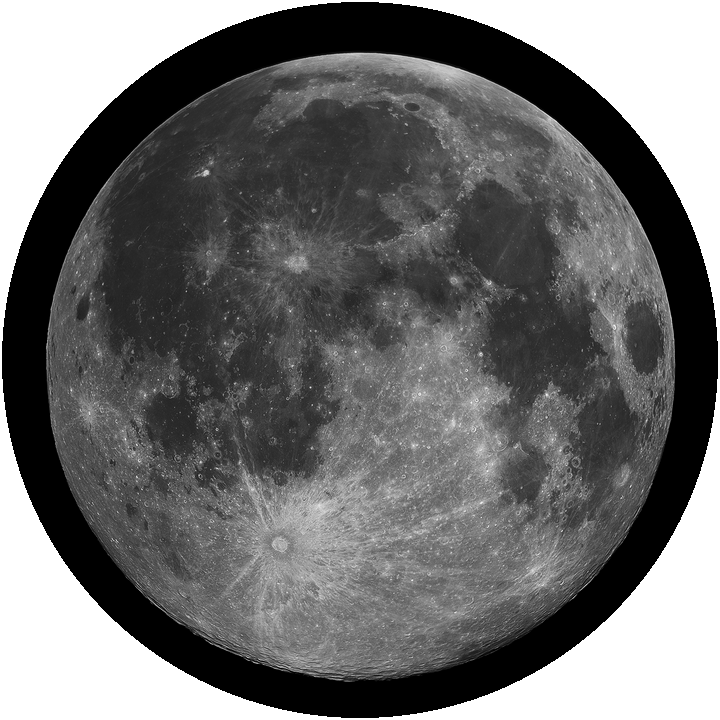
#> input picture .cache/land_ocean_ice_2048.jpg, 720 x 720 px
$ python embed_globe_texture.py --source-url ../p4_sdcard/astrolabe/moon/720/fullmoon.png
#> lines starting #> are read from the running program, lines starting #| are printed output that depends on the picture
#!/usr/bin/env python3
"""Build an embedded RGB565 Earth texture for the Globe face."""

from __future__ import annotations

import argparse
import math
import random
import textwrap
import urllib.request
from pathlib import Path

from PIL import Image, ImageFilter

ROOT = Path(__file__).resolve().parents[1]
DEFAULT_SOURCE_URL = (
    "https://eoimages.gsfc.nasa.gov/images/imagerecords/57000/57730/land_ocean_ice_2048.jpg"
)
DEFAULT_OUT = ROOT / "sketches" / "Astrolabe" / "faces" / "globe" / "globe_texture.h"
DEFAULT_PREVIEW = ROOT / "sketches" / "Astrolabe" / "faces" / "globe" / "globe_texture_preview.png"


def download(url: str, dest: Path) -> Path:
    dest.parent.mkdir(parents=True, exist_ok=True)
    if dest.exists() and dest.stat().st_size > 0:
        return dest
    with urllib.request.urlopen(url, timeout=45) as response:
        dest.write_bytes(response.read())
    return dest


def make_cloud_mask(w: int, h: int) -> Image.Image:
    rng = random.Random(0xA5701ABE)
    mask = Image.new("L", (w, h), 0)
    for scale, alpha, blur in ((6, 32, 2), (12, 36, 4), (24, 42, 7), (48, 46, 11)):
        nw = max(2, w // scale)
        nh = max(2, h // scale)
        noise = Image.new("L", (nw, nh))
        noise.putdata([rng.randrange(256) for _ in range(nw * nh)])
        noise = noise.resize((w, h), Image.Resampling.BICUBIC).filter(ImageFilter.GaussianBlur(blur))
        mask = Image.blend(mask, noise, alpha / 255.0)

    mask = mask.point(lambda p: 0 if p < 76 else min(118, int((p - 76) * 1.55)))
    px = mask.load()
    for y in range(h):
        lat = abs((y + 0.5) / h - 0.5) * 2.0
        band = 0.62 + 0.38 * math.cos((lat - 0.28) * math.pi)
        for x in range(w):
            px[x, y] = int(px[x, y] * max(0.25, min(1.0, band)))
    return mask.filter(ImageFilter.GaussianBlur(1.4))


def enhance_texture(src: Image.Image, width: int, add_clouds: bool) -> Image.Image:
    height = width // 2
    im = src.convert("RGB").resize((width, height), Image.Resampling.LANCZOS)
    px = im.load()
    for y in range(height):
        lat = (0.5 - (y + 0.5) / height) * math.pi
        polar = abs(math.sin(lat))
        for x in range(width):
            r, g, b = px[x, y]
            ocean = b > g + 16 and b > r + 24
            if ocean:
                r = int(r * 0.72)
                g = int(g * 0.82)
                b = min(255, int(b * 1.12 + 8))
            else:
                r = min(255, int(r * 1.05 + 3))
                g = min(255, int(g * 1.05 + 2))
                b = int(b * 0.94)
            if polar > 0.82:
                ice = int((polar - 0.82) / 0.18 * 34)
                r = min(255, r + ice)
                g = min(255, g + ice)
                b = min(255, b + ice)
            px[x, y] = (r, g, b)

    if add_clouds:
        cloud = make_cloud_mask(width, height)
        cloud_rgb = Image.new("RGB", (width, height), (248, 250, 252))
        im = Image.composite(cloud_rgb, im, cloud)
    return im


def rgb565(r: int, g: int, b: int) -> int:
    return ((r & 0xF8) << 8) | ((g & 0xFC) << 3) | (b >> 3)


def write_header(im: Image.Image, out: Path, source: str, clouds: bool) -> None:
    values = [rgb565(r, g, b) for r, g, b in im.getdata()]
    rows = []
    for i in range(0, len(values), 12):
        rows.append("  " + ", ".join(f"0x{v:04x}" for v in values[i : i + 12]) + ",")
    body = "\n".join(rows)
    text = f"""\
// Auto-generated by scripts/embed_globe_texture.py; do not edit by hand.
// Source: NASA Blue Marble / MODIS land_ocean_ice_2048.jpg.
// Cloud layer: deterministic generated overlay baked into the texture.
#pragma once

#include <Arduino.h>

static constexpr int kGlobeTextureW = {im.width};
static constexpr int kGlobeTextureH = {im.height};
static constexpr int kGlobeTexturePixels = kGlobeTextureW * kGlobeTextureH;
static constexpr bool kGlobeTextureHasGeneratedClouds = {'true' if clouds else 'false'};
static constexpr const char *kGlobeTextureSource = "{source}";

static const uint16_t kGlobeTextureRgb565[kGlobeTexturePixels] PROGMEM = {{
{body}
}};
"""
    out.parent.mkdir(parents=True, exist_ok=True)
    out.write_text(text)


def main() -> int:
    parser = argparse.ArgumentParser(description=__doc__)
    parser.add_argument("--source-url", default=DEFAULT_SOURCE_URL)
    parser.add_argument("--download", type=Path, default=ROOT / ".cache" / "land_ocean_ice_2048.jpg")
    parser.add_argument("--out", type=Path, default=DEFAULT_OUT)
    parser.add_argument("--preview", type=Path, default=DEFAULT_PREVIEW)
    parser.add_argument("--width", type=int, default=720)
    parser.add_argument("--no-clouds", action="store_true")
    args = parser.parse_args()

    if args.width <= 0 or args.width % 2:
        raise ValueError("--width must be a positive even number")

    src_path = download(args.source_url, args.download.expanduser().resolve())
    with Image.open(src_path) as src:
#> src is the input picture: PIL image 720x720 RGBA; mean R, G, B, A 54.2, 54.2, 54.2, 198.1
      texture = enhance_texture(src, args.width, not args.no_clouds)
#> in enhance_texture, `im = src.convert("RGB").resize((width, height), Image.Resampling.LANCZ..`:
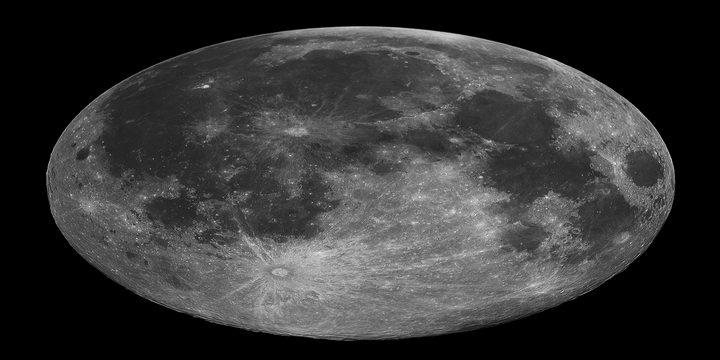
#> im: PIL image 720x360 RGB; min 0, max 236, mean 54.2
#> in make_cloud_mask, `mask = Image.new("L", (w, h), 0)`: mask: PIL image 720x360 L; every value is 0
#> the loop in make_cloud_mask, `for scale, alpha, blur in ((6, 32, 2), (12, 36, 4), (24, 42, 7), (48, ..` made 4 passes
#> pass 1, in make_cloud_mask, `noise = noise.resize((w, h), Image.Resampling.BICUBIC).filter(ImageFil..`:
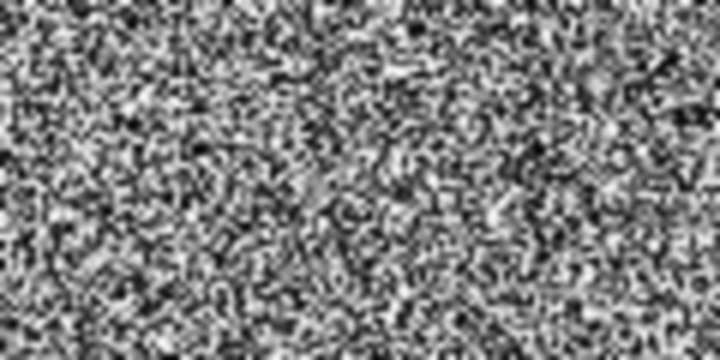
#> noise: PIL image 720x360 L; min 3, max 251, mean 127.1
#> after the loop in make_cloud_mask, `for scale, alpha, blur in ((6, 32, 2), (12, 36, 4), (24, 42, 7), (48, ..`:
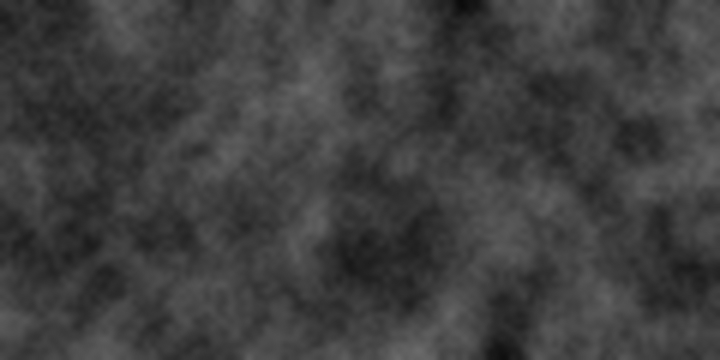
#> mask: PIL image 720x360 L; min 11, max 107, mean 62.8
#> after the loop in make_cloud_mask, `for scale, alpha, blur in ((6, 32, 2), (12, 36, 4), (24, 42, 7), (48, ..`:
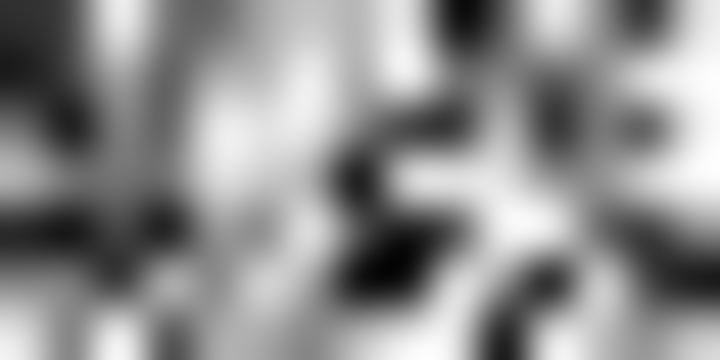
#> noise: PIL image 720x360 L; min 3, max 254, mean 142.1
#> in make_cloud_mask, `mask = mask.point(lambda p: 0 if p < 76 else min(118, int((p - 76) * 1..`:
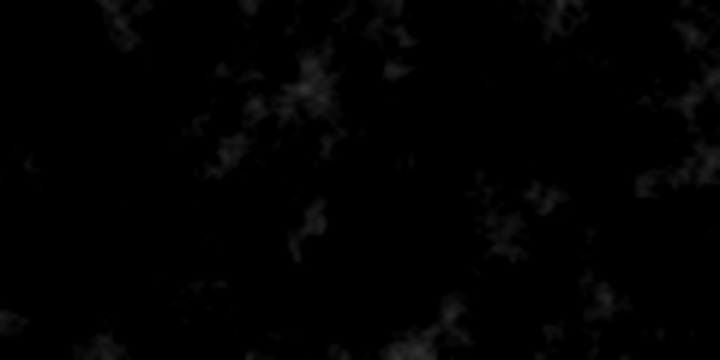
#> mask: PIL image 720x360 L; min 0, max 48, mean 1.7
#> in enhance_texture, `im = Image.composite(cloud_rgb, im, cloud)`:
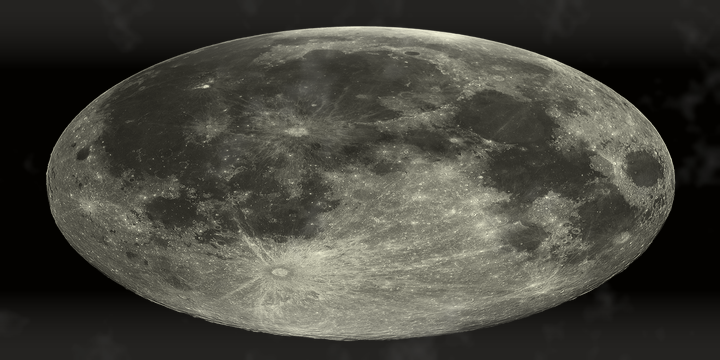
#> im: PIL image 720x360 RGB; mean R, G, B 69, 68, 60.1
    write_header(texture, args.out.expanduser().resolve(), args.source_url, not args.no_clouds)
#> in write_header, `values = [rgb565(r, g, b) for r, g, b in im.getdata()]`: values = 259200 items
#> the loop in write_header, `for i in range(0, len(values), 12):` made 21600 passes
#> i on passes 2 to 4: 12, 24, 36
#> after the loop in write_header, `for i in range(0, len(values), 12):`: rows = 21600 items
    if args.preview:
        args.preview.expanduser().resolve().parent.mkdir(parents=True, exist_ok=True)
        texture.save(args.preview.expanduser().resolve())
    print(textwrap.dedent(
        f"""\
        wrote {args.out}
        preview {args.preview}
        size {texture.width}x{texture.height}
        clouds {'yes' if not args.no_clouds else 'no'}
        """
    ).strip())
#| wrote sketches/Astrolabe/faces/globe/globe_texture.h
#| preview sketches/Astrolabe/faces/globe/globe_texture_preview.png
#| size 720x360
#| clouds yes
    return 0


if __name__ == "__main__":
    raise SystemExit(main())
#> (the program exits here)
